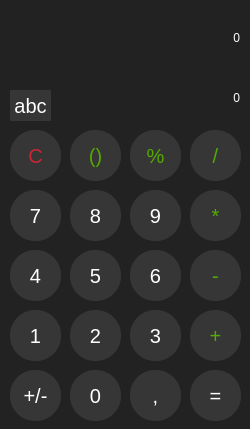
<?xml version="1.0" encoding="UTF-8"?>
<ui version="4.0">
 <class>Form</class>
 <widget class="QWidget" name="Form">
  <property name="geometry">
   <rect>
    <x>0</x>
    <y>0</y>
    <width>250</width>
    <height>429</height>
   </rect>
  </property>
  <property name="windowTitle">
   <string>Form</string>
  </property>
  <property name="styleSheet">
   <string notr="true">QWidget {
	background-color: rgb(34, 34, 34);
}
QLabel {
	color: white;
}
QPushButton {
	background-color: rgb(54, 54, 54);
	font-size: 20px;
	color: white;
	border-radius: 25px;
}
#btn_qavs,#btn_foiz,#btn_bolish,
#btn_kopaytirish,#btn_ayirish,
#btn_qoshish,btn_qoshish {
	
	color: rgb(85, 170, 0);
}</string>
  </property>
  <widget class="QPushButton" name="btn_clear">
   <property name="geometry">
    <rect>
     <x>10</x>
     <y>130</y>
     <width>51</width>
     <height>51</height>
    </rect>
   </property>
   <property name="styleSheet">
    <string notr="true">color: rgb(200, 38, 49);</string>
   </property>
   <property name="text">
    <string>C</string>
   </property>
  </widget>
  <widget class="QPushButton" name="btn_qavs">
   <property name="geometry">
    <rect>
     <x>70</x>
     <y>130</y>
     <width>51</width>
     <height>51</height>
    </rect>
   </property>
   <property name="text">
    <string>()</string>
   </property>
  </widget>
  <widget class="QPushButton" name="btn_foiz">
   <property name="geometry">
    <rect>
     <x>130</x>
     <y>130</y>
     <width>51</width>
     <height>51</height>
    </rect>
   </property>
   <property name="text">
    <string>%</string>
   </property>
  </widget>
  <widget class="QPushButton" name="btn_bolish">
   <property name="geometry">
    <rect>
     <x>190</x>
     <y>130</y>
     <width>51</width>
     <height>51</height>
    </rect>
   </property>
   <property name="text">
    <string>/</string>
   </property>
  </widget>
  <widget class="QPushButton" name="btn_9">
   <property name="geometry">
    <rect>
     <x>130</x>
     <y>190</y>
     <width>51</width>
     <height>51</height>
    </rect>
   </property>
   <property name="text">
    <string>9</string>
   </property>
  </widget>
  <widget class="QPushButton" name="btn_kopaytirish">
   <property name="geometry">
    <rect>
     <x>190</x>
     <y>190</y>
     <width>51</width>
     <height>51</height>
    </rect>
   </property>
   <property name="text">
    <string>*</string>
   </property>
  </widget>
  <widget class="QPushButton" name="pushButton_7">
   <property name="geometry">
    <rect>
     <x>10</x>
     <y>190</y>
     <width>51</width>
     <height>51</height>
    </rect>
   </property>
   <property name="text">
    <string>7</string>
   </property>
  </widget>
  <widget class="QPushButton" name="btn_8">
   <property name="geometry">
    <rect>
     <x>70</x>
     <y>190</y>
     <width>51</width>
     <height>51</height>
    </rect>
   </property>
   <property name="text">
    <string>8</string>
   </property>
  </widget>
  <widget class="QPushButton" name="btn_6">
   <property name="geometry">
    <rect>
     <x>130</x>
     <y>250</y>
     <width>51</width>
     <height>51</height>
    </rect>
   </property>
   <property name="text">
    <string>6</string>
   </property>
  </widget>
  <widget class="QPushButton" name="btn_ayirish">
   <property name="geometry">
    <rect>
     <x>190</x>
     <y>250</y>
     <width>51</width>
     <height>51</height>
    </rect>
   </property>
   <property name="text">
    <string>-</string>
   </property>
  </widget>
  <widget class="QPushButton" name="btn_4">
   <property name="geometry">
    <rect>
     <x>10</x>
     <y>250</y>
     <width>51</width>
     <height>51</height>
    </rect>
   </property>
   <property name="text">
    <string>4</string>
   </property>
  </widget>
  <widget class="QPushButton" name="btn_5">
   <property name="geometry">
    <rect>
     <x>70</x>
     <y>250</y>
     <width>51</width>
     <height>51</height>
    </rect>
   </property>
   <property name="text">
    <string>5</string>
   </property>
  </widget>
  <widget class="QPushButton" name="btn_3">
   <property name="geometry">
    <rect>
     <x>130</x>
     <y>310</y>
     <width>51</width>
     <height>51</height>
    </rect>
   </property>
   <property name="text">
    <string>3</string>
   </property>
  </widget>
  <widget class="QPushButton" name="btn_qoshish">
   <property name="geometry">
    <rect>
     <x>190</x>
     <y>310</y>
     <width>51</width>
     <height>51</height>
    </rect>
   </property>
   <property name="text">
    <string>+</string>
   </property>
  </widget>
  <widget class="QPushButton" name="btn_1">
   <property name="geometry">
    <rect>
     <x>10</x>
     <y>310</y>
     <width>51</width>
     <height>51</height>
    </rect>
   </property>
   <property name="text">
    <string>1</string>
   </property>
  </widget>
  <widget class="QPushButton" name="btn_2">
   <property name="geometry">
    <rect>
     <x>70</x>
     <y>310</y>
     <width>51</width>
     <height>51</height>
    </rect>
   </property>
   <property name="text">
    <string>2</string>
   </property>
  </widget>
  <widget class="QPushButton" name="btn_vergul">
   <property name="geometry">
    <rect>
     <x>130</x>
     <y>370</y>
     <width>51</width>
     <height>51</height>
    </rect>
   </property>
   <property name="text">
    <string>,</string>
   </property>
  </widget>
  <widget class="QPushButton" name="btn_teng">
   <property name="geometry">
    <rect>
     <x>190</x>
     <y>370</y>
     <width>51</width>
     <height>51</height>
    </rect>
   </property>
   <property name="text">
    <string>=</string>
   </property>
  </widget>
  <widget class="QPushButton" name="btn_ishora">
   <property name="geometry">
    <rect>
     <x>10</x>
     <y>370</y>
     <width>51</width>
     <height>51</height>
    </rect>
   </property>
   <property name="text">
    <string>+/-</string>
   </property>
  </widget>
  <widget class="QPushButton" name="btn_nol">
   <property name="geometry">
    <rect>
     <x>70</x>
     <y>370</y>
     <width>51</width>
     <height>51</height>
    </rect>
   </property>
   <property name="text">
    <string>0</string>
   </property>
  </widget>
  <widget class="QLabel" name="label">
   <property name="geometry">
    <rect>
     <x>80</x>
     <y>20</y>
     <width>160</width>
     <height>35</height>
    </rect>
   </property>
   <property name="minimumSize">
    <size>
     <width>160</width>
     <height>35</height>
    </size>
   </property>
   <property name="maximumSize">
    <size>
     <width>16777215</width>
     <height>35</height>
    </size>
   </property>
   <property name="text">
    <string>0</string>
   </property>
   <property name="alignment">
    <set>Qt::AlignmentFlag::AlignRight|Qt::AlignmentFlag::AlignTrailing|Qt::AlignmentFlag::AlignVCenter</set>
   </property>
  </widget>
  <widget class="QLabel" name="label_2">
   <property name="geometry">
    <rect>
     <x>80</x>
     <y>80</y>
     <width>160</width>
     <height>35</height>
    </rect>
   </property>
   <property name="minimumSize">
    <size>
     <width>160</width>
     <height>35</height>
    </size>
   </property>
   <property name="maximumSize">
    <size>
     <width>16777215</width>
     <height>35</height>
    </size>
   </property>
   <property name="text">
    <string>0</string>
   </property>
   <property name="alignment">
    <set>Qt::AlignmentFlag::AlignRight|Qt::AlignmentFlag::AlignTrailing|Qt::AlignmentFlag::AlignVCenter</set>
   </property>
  </widget>
  <widget class="QPushButton" name="ilmiy_rejim">
   <property name="geometry">
    <rect>
     <x>10</x>
     <y>90</y>
     <width>41</width>
     <height>31</height>
    </rect>
   </property>
   <property name="text">
    <string>abc</string>
   </property>
  </widget>
 </widget>
 <resources/>
 <connections/>
</ui>
